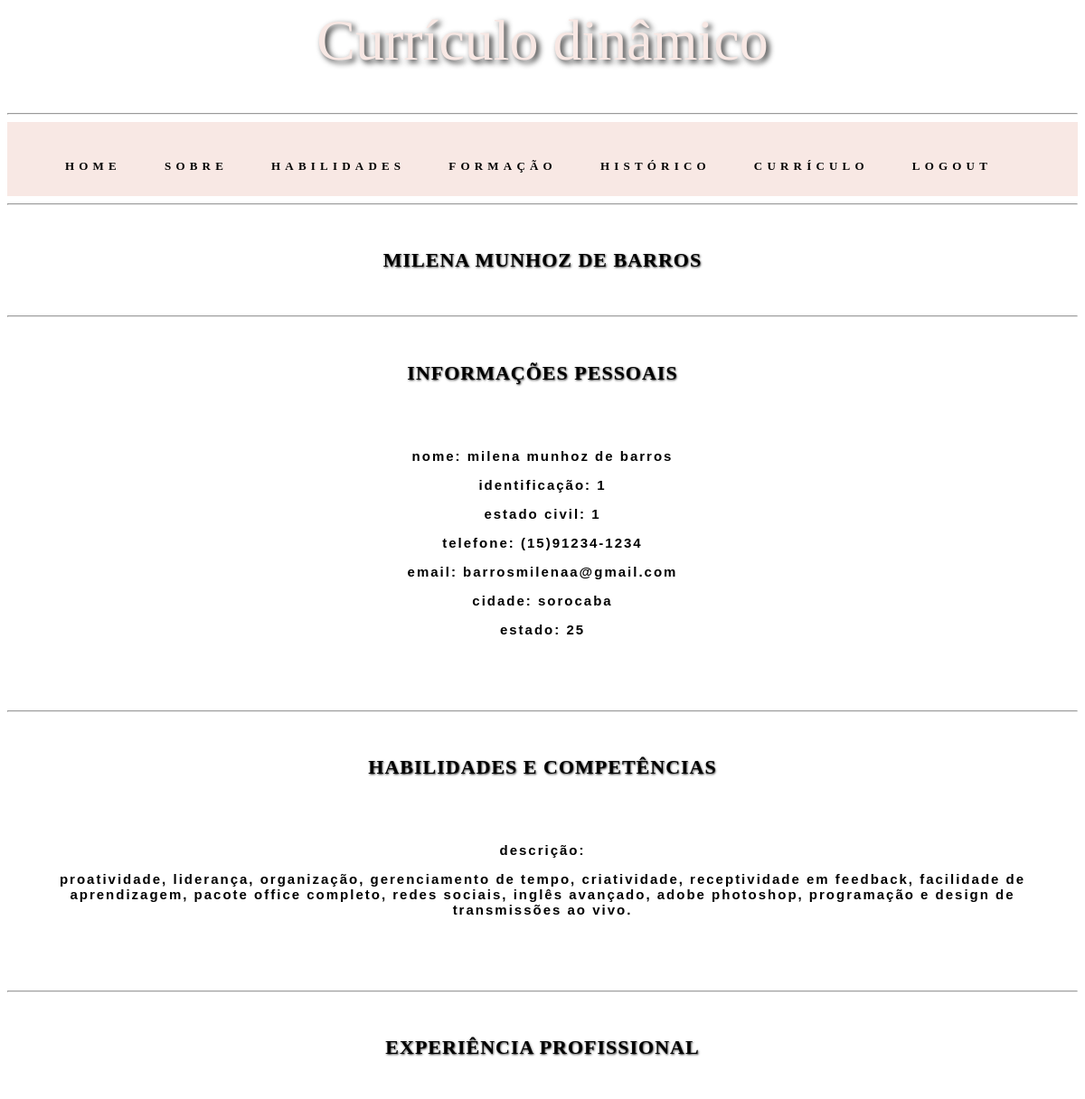
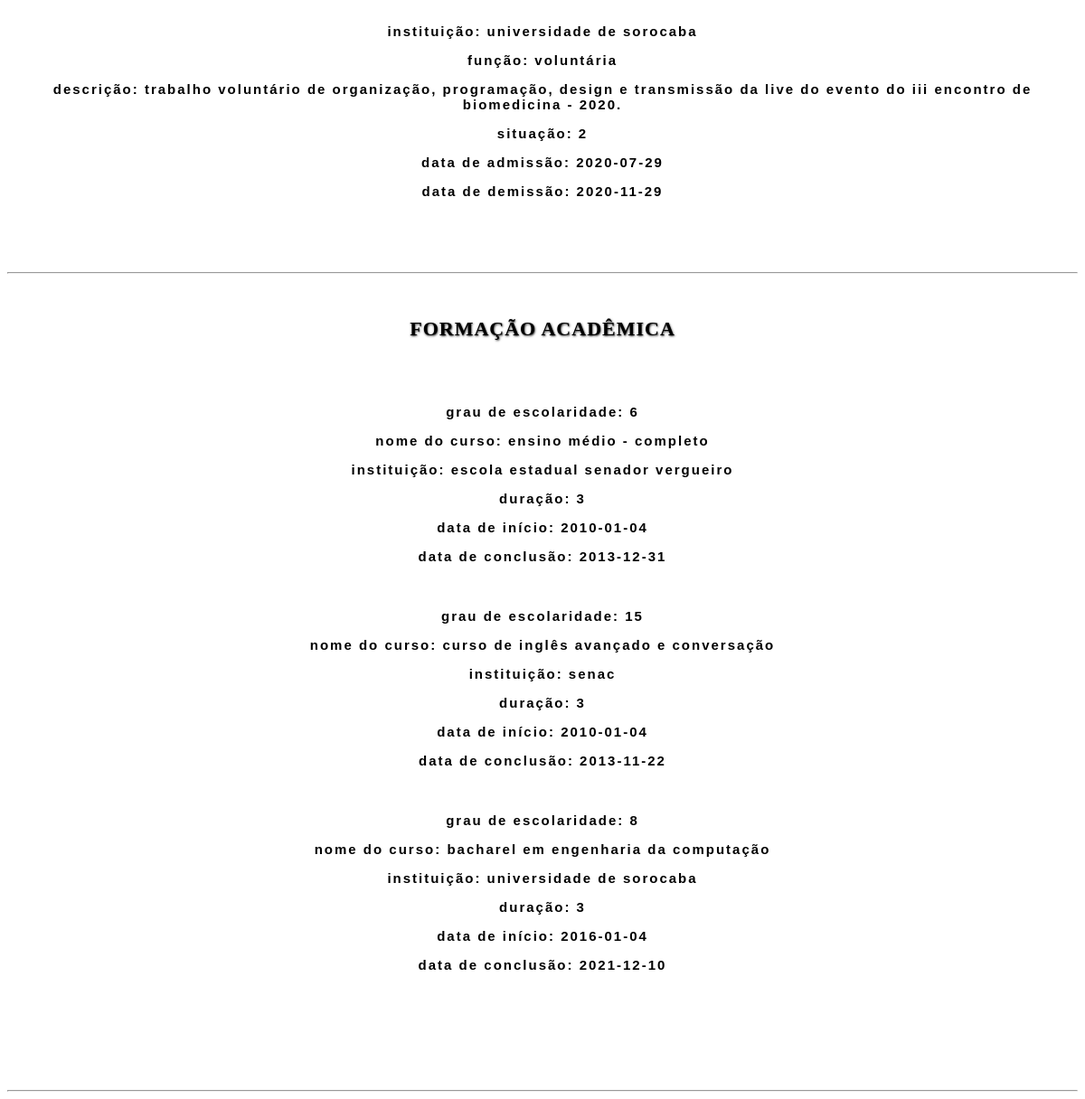
/pagina_dinamica/curriculo.php (signed in), run on the app's committed database (2 pictures, top to bottom).
### tables this page shows
CREATE TABLE `sobre` (
  `id_sobre` int(11) NOT NULL,
  `nome` varchar(150) NOT NULL,
  `id_identificacao` int(11) NOT NULL,
  `identificacao` varchar(50) NOT NULL,
  `telefone` varchar(15) NOT NULL,
  `email` varchar(100) NOT NULL,
  `cidade` varchar(100) NOT NULL,
  `estado` varchar(11) NOT NULL,
  `id_estado` int(11) NOT NULL,
  `estado_civil` varchar(11) NOT NULL,
  `id_estadocivil` int(11) NOT NULL
);

CREATE TABLE `habilidades` (
  `id_competencias` int(11) NOT NULL,
  `competencias` varchar(800) NOT NULL
);

CREATE TABLE `historico` (
  `id_historico` int(11) NOT NULL,
  `instituicao` varchar(50) NOT NULL,
  `funcao` varchar(50) NOT NULL,
  `descricao` varchar(250) NOT NULL,
  `situacao` varchar(100) NOT NULL,
  `dt_admissao` date NOT NULL,
  `dt_demissao` date NOT NULL
);

CREATE TABLE `formacao` (
  `id_formacao` int(11) NOT NULL,
  `grau_escolaridade` int(11) NOT NULL,
  `id_grau` int(11) NOT NULL,
  `nome_curso` varchar(150) NOT NULL,
  `instituicao` varchar(100) NOT NULL,
  `duracao` varchar(25) NOT NULL,
  `id_duracao` int(11) NOT NULL,
  `dt_inicio` date NOT NULL,
  `dt_conclusao` date NOT NULL
);

### formacao/formacao_dinamico.php (the view)
<?php
    include '../acesso/conexao.php';
    $consulta = 'SELECT * FROM formacao';
    $result = mysqli_query($db, $consulta);
    while($linha = mysqli_fetch_array($result)) {
        echo 'grau de escolaridade: ';
        echo $linha['grau_escolaridade'] . ' ';
        echo '<p>';
        echo 'nome do curso: ';
        echo $linha['nome_curso'] . ' ';
        echo '<p>';
        echo 'instituição: ';
        echo $linha['instituicao'] . ' ';
        echo '<p>';
        echo 'duração: ';
        echo $linha['duracao'] . ' ';
        echo '<p>';
        echo 'data de início: ';
        echo $linha['dt_inicio'] . ' ';
        echo '<p>';
        echo 'data de conclusão: ';
        echo $linha['dt_conclusao'] . ' ';
        echo '<p>';
        echo '<br> <br>';
    }
?>

### pagina_dinamica/curriculo.php (shortened to what this page needs)
<html>
    <head>
        <link rel="stylesheet" type="text/css" href= "../css/home.css" />
        <link rel="stylesheet" type="text/css" href= "../css/menu.css" />
    </head>
    <body>
    <h1>Currículo dinâmico</h1>
        <hr>
        <div id="menu" class="menu">
        <ul class="menu-list">
        <li> <a href="http://localhost/projeto/index.php">Home</a></li>
           <?php if($_SESSION['usuario']){?>
           <li> <a href="http://localhost/projeto/sobre/sobre.php">Sobre</a></li>
           <li> <a href="http://localhost/projeto/habilidades/habilidades.php">Habilidades</a></li>
           <li><a href="http://localhost/projeto/formacao/formacao.php">Formação</a></li>
           <li> <a href="http://localhost/projeto/historico/historico.php">Histórico</a></li>
           <li> <a href="http://localhost/projeto/pagina_dinamica/curriculo.php">Currículo</a></li>
           <li><a href="http://localhost/projeto/login/logout.php">Logout</a>
           <?php } ?>
        </ul>
      </div>
        <hr>
    <p><h2 id = "formularios">Milena Munhoz de Barros</h2></p>
    <hr>
        <div id="habilidades" class="infos">
        <div class="card">
            <h2>INFORMAÇÕES PESSOAIS</h2>
            <h4>
            <?php
                include '../sobre/sobre_dinamico.php';
            ?>
            </h4>
            <br>
        </div>
        <hr>
        <div class="card">
            <h2>HABILIDADES E COMPETÊNCIAS</h2>
            <h4>
            <?php
                include '../habilidades/habilidades_dinamico.php';
            ?>
            </h4>
            <br>
        </div>
        <hr>
        <div class="card">
            <h2>EXPERIÊNCIA PROFISSIONAL</h2>
            <h4>
            <?php
                include '../historico/historico_dinamico.php';
            ?>
            </h4>
            <br>
        </div>
        <hr>
        <div class="card">
            <h2>FORMAÇÃO ACADÊMICA</h2>
            <h4>
            <?php
                include '../formacao/formacao_dinamico.php';
            ?>
            </h4>
            <br>
        </div>
        <hr>
        </div>
    </body>
</html>

### sobre/sobre_dinamico.php (shortened to what this page needs)
<?php
    include '../acesso/conexao.php';
    $consulta = 'SELECT * FROM sobre';
    $result = mysqli_query($db, $consulta);
    while($linha = mysqli_fetch_array($result)) {
        echo 'nome: ';
        echo $linha['nome'] . ' ';
        echo '<p>';
        echo 'identificação: ';
        echo $linha['identificacao'] . ' ';
        echo '<p>';
        echo 'estado civil: ';
        echo $linha['estado_civil'] . ' ';
        echo '<p>';
        echo 'telefone: ';
        echo $linha['telefone'] . ' ';
        echo '<p>';
        echo 'email: ';
        echo $linha['email'] . ' ';
        echo '<p>';
        echo 'cidade: ';
        echo $linha['cidade'] . ' ';
        echo '<p>';
        echo 'estado: ';
        echo $linha['estado'] . ' ';
    }
?>

### habilidades/habilidades_dinamico.php (shortened to what this page needs)
<?php
    include '../acesso/conexao.php';
    $consulta = 'SELECT * FROM habilidades';
    $result = mysqli_query($db, $consulta);
    while($linha = mysqli_fetch_array($result)) {
        echo 'descrição: ';
        echo '<p>';
        echo $linha['competencias'] . ' ';
    }
?>

### historico/historico_dinamico.php (shortened to what this page needs)
<?php
    include '../acesso/conexao.php';
    $consulta = 'SELECT * FROM historico';
    $result = mysqli_query($db, $consulta);
    while($linha = mysqli_fetch_array($result)) {
        echo 'instituição: ';
        echo $linha['instituicao'] . ' ';
        echo '<p>';
        echo 'função: ';
        echo $linha['funcao'] . ' ';
        echo '<p>';
        echo 'descrição: ';
        echo $linha['descricao'] . ' ';
        echo '<p>';
        echo 'situação: ';
        echo $linha['situacao'] . ' ';
        echo '<p>';
        echo 'data de admissão: ';
        echo $linha['dt_admissao'] . ' ';
        echo '<p>';
        echo 'data de demissão: ';
        echo $linha['dt_demissao'] . ' ';
    }
?>

### css/home.css (style rules this page uses)
h1 { font-family: stringlabs; color:#F8E8E4; text-align: center; text-decoration-style: solid; font-size: 4em; text-shadow: rgb(36, 36, 36) 0.05em 0.05em 0.1em; font-weight: 100; }
h2 { font-family: belleza; text-align: center; font-size: 22px; text-transform: uppercase; letter-spacing: 1px; color: rgb(0, 0, 0); padding: 30px; text-shadow: rgb(36, 36, 36) 0.03em 0.03em 0.1em; }
h4 { font-family: Arial, Helvetica, sans-serif; text-align: center; font-size: 15px; text-transform: lowercase; letter-spacing: 2px; color: rgb(0, 0, 0); padding: 20px; }
* { box-sizing: border-box; -webkit-box-sizing: border-box; -moz-box-sizing: border-box; }
body { -webkit-font-smoothing: antialiased; background: rgb(255, 255, 255); }

### css/menu.css (style rules this page uses)
.menu { font-family: belleza; background:#9A9DA7; overflow: hidden; background-color: #F8E8E4; }
.menu .menu-list { list-style: none; }
.menu a { color: black; text-decoration: none; display: block; cursor: pointer; text-transform: uppercase; font-size: 13px; font-weight: 700; letter-spacing:0.4em; }
.menu > .menu-list > li { float: left; position: relative; }
.menu > .menu-list > li > a { padding: 20px; margin: 5px 4px; background:#F8E8E4; }

### data on the page
sobre: nome "milena munhoz de barros", identificacao "1", estado_civil "1", telefone "(15)91234-1234", email "barrosmilenaa@gmail.com", cidade "sorocaba", estado "25"
habilidades: competencias "proatividade, liderança, organização, gerenciamento de tempo, criatividade, receptividade em feedback, facilidade de aprendizagem, pacote office completo, redes sociais, inglês avançado, adobe photoshop, programação e design de transmissões ao vivo."
historico: instituicao "universidade de sorocaba", funcao "voluntária", descricao "trabalho voluntário de organização, programação, design e transmissão da live do evento do iii encontro de biomedicina - 2020.", situacao "2", dt_admissao "2020-07-29", dt_demissao "2020-11-29"
formacao: grau_escolaridade "6", nome_curso "ensino médio - completo", instituicao "escola estadual senador vergueiro", duracao "3", dt_inicio "2010-01-04", dt_conclusao "2013-12-31"
formacao: grau_escolaridade "15", nome_curso "curso de inglês avançado e conversação", instituicao "senac", duracao "3", dt_inicio "2010-01-04", dt_conclusao "2013-11-22"
formacao: grau_escolaridade "8", nome_curso "bacharel em engenharia da computação", instituicao "universidade de sorocaba", duracao "3", dt_inicio "2016-01-04", dt_conclusao "2021-12-10"
